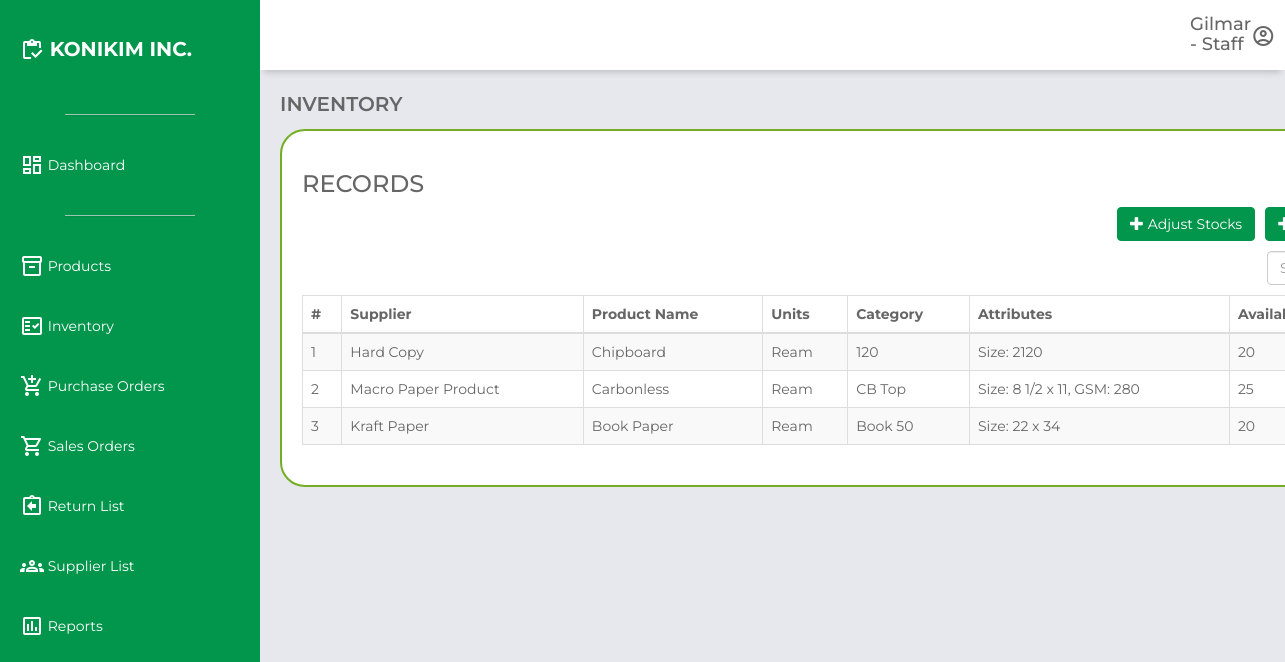
Page /inventory.php (signed in) on the committed database.
### tables this page shows
CREATE TABLE `inventory` (
  `id` int(11) NOT NULL,
  `product_id` int(11) NOT NULL,
  `supplier` varchar(255) NOT NULL,
  `productname` varchar(255) NOT NULL,
  `productunit` varchar(50) NOT NULL,
  `productattributes` varchar(255) NOT NULL,
  `productcategory` varchar(255) NOT NULL,
  `productprice` decimal(10,2) NOT NULL,
  `available_stocks` int(11) NOT NULL,
  `total` decimal(10,2) NOT NULL,
  `last_updated` datetime NOT NULL DEFAULT current_timestamp()
);

CREATE TABLE `product_list` (
  `id` int(11) NOT NULL,
  `productcode` varchar(250) NOT NULL,
  `supplierCode` int(11) NOT NULL,
  `productsupplier` varchar(250) NOT NULL,
  `productname` varchar(250) NOT NULL,
  `productcategory` varchar(250) NOT NULL,
  `productattributes` varchar(250) NOT NULL,
  `productunit` varchar(250) NOT NULL,
  `productprice` float NOT NULL,
  `datecreation` timestamp NOT NULL DEFAULT current_timestamp() ON UPDATE current_timestamp()
);

### inventory.php (the view, shortened to what this page needs)
<?php
if (isset($_SESSION['loggedin']) && $_SESSION['loggedin'] == true && isset($_SESSION['firstname']) && isset($_SESSION['user_type'])) {
    $userFirstName = $_SESSION['firstname'];
    $userType = $_SESSION['user_type'];
} else {
    $userFirstName = 'Unknown';
    $userType = 'Unknown';
}
?>
<!DOCTYPE html>
<html lang="en">
<head>
    <link rel="stylesheet" href="https://unpkg.com/boxicons@2.0.7/css/boxicons.min.css">
    <link href="https://maxcdn.bootstrapcdn.com/bootstrap/3.3.0/css/bootstrap.min.css" rel="stylesheet">
    <link href="https://cdn.datatables.net/1.10.25/css/dataTables.bootstrap.min.css" rel="stylesheet">
    <link rel="stylesheet" href="css\dashboard.css">
</head>
<body>
    <div class="grid-container">
        <header class="header">
            <div class="header-right" style="margin-left: 900px;">
                <h4><?php echo htmlspecialchars($userFirstName); ?> - <?php echo htmlspecialchars($userType); ?></h4>
            </div>
            <div class="header-right">
                <span class="material-icons-outlined" id="userIcon">account_circle</span>
            </div>
        </header>
        <aside id="sidebar">
            <div class="sidebar-title">
                <div class="sidebar-brand">
                    <span class="material-icons-outlined">inventory</span> KONIKIM INC.
                </div>
            </div>
            <ul class="sidebar-list">
                <hr class="sidebar-divider hr-sidebar-divider">
                <li class="sidebar-list-item">
                    <a href="dashboard.php" target="_self">
                        <span class="material-icons-outlined">dashboard</span> Dashboard
                    </a>
                </li>
                <hr class="sidebar-divider hr-sidebar-divider">
                <li class="sidebar-list-item">
                    <a href="products.php" target="_self">
                        <span class="material-icons-outlined">inventory_2</span> Products
                    </a>
                </li>
                <li class="sidebar-list-item">
                    <a href="inventory.php" target="_self">
                        <span class="material-icons-outlined">fact_check</span> Inventory
                    </a>
                </li>
                <li class="sidebar-list-item">
                    <a href="purchase_orders.php" target="_self">
                        <span class="material-icons-outlined">add_shopping_cart</span> Purchase Orders
                    </a>
                </li>
                <li class="sidebar-list-item">
                    <a href="sales_orders.php" target="_self">
                        <span class="material-icons-outlined">shopping_cart</span> Sales Orders
                    </a>
                </li>
                <li class="sidebar-list-item">
                    <a href="return_list.php" target="_self">
                        <span class="material-icons-outlined">assignment_return</span> Return List
                    </a>
                </li>
                <li class="sidebar-list-item">
                    <a href="supplier.php" target="_self">
                        <span class="material-icons-outlined">groups</span> Supplier List
                    </a>
                </li>
                <li class="sidebar-list-item">
                    <a href="reports.php" target="_self">
                        <span class="material-icons-outlined">poll</span> Reports
                    </a>
                </li>
            </ul>
        </aside>
        <main class="main-container">
            <div class="main-title">
                <p class="font-weight-bold">INVENTORY</p>
            </div>
            <div class="container" style="font-family: 'Montserrat', sans-serif !important;">
                <div class="row">
                    <div class="col-md-12">
                        <h3>RECORDS</h3>
                        <a href="inventory_history.php" target="_self" class="btn btn-warning pull-right" style="margin-bottom: 10px; margin-left:10px; position: relative; background-color: #02964C; border-color: #02964C;"><span class="glyphicon glyphicon-plus"></span> Inventory History </a>
                        <a href="inventory_stock_adjustment.php" target="_self" class="btn btn-warning pull-right" style="margin-bottom: 10px; position: relative; background-color: #02964C; border-color: #02964C;"><span class="glyphicon glyphicon-plus"></span> Adjust Stocks </a>
                    </div>
                </div>
                <div class="row">
                    <div class="col-md-2" style="margin-left: 965px; margin-bottom: 10px;">
                        <input type="text" id="tableSearch" class="form-control" placeholder="Search Table...">
                    </div>
                    <div class="col-md-12">
                        <div class="table-responsive">
                            <table class="table table-bordered table-striped">
                                <thead>
                                    <tr>
                                        <th>#</th>
                                        <th>Supplier</th>
                                        <th>Product Name</th>
                                        <th>Units</th>
                                        <th>Category</th>
                                        <th>Attributes</th>
                                        <th>Available Stocks</th>
                                    </tr>
                                </thead>
                                <tbody>
                                    <?php
                                    require_once 'db_config.php';
                                    $sql = "SELECT
                inventory.*,
                product_list.productcategory,
                product_list.productattributes
            FROM
                inventory
            JOIN
                product_list ON inventory.product_id = product_list.id";
                                    $result = mysqli_query($conn, $sql);
                                    if (!$result) {
                                        echo "Error: " . mysqli_error($conn);
                                    } else {
                                        $count = 1;
                                        while ($row = mysqli_fetch_assoc($result)) {
                                            echo "<tr>
                    <td>" . $count . "</td>
                    <td>" . htmlspecialchars($row['supplier']) . "</td>
                    <td>" . htmlspecialchars($row['productname']) . "</td>
                    <td>" . htmlspecialchars($row['productunit']) . "</td>
                    <td>" . htmlspecialchars($row['productcategory']) . "</td>
                    <td>" . htmlspecialchars($row['productattributes']) . "</td>
                    <td>" . htmlspecialchars($row['available_stocks']) . "</td>
                  </tr>";
                                            $count++;
                                        }
                                    }
                                    ?>
                                </tbody>
                            </table>
                        </div>
                    </div>
                </div>
            </div>
        </main>
    </div>
</body>
</html>

### css/dashboard.css (style rules this page uses)
body { margin: 0; padding: 0; box-sizing: border-box; background-color: #e6e8ed; color: #666666; font-family: "Montserrat", sans-serif !important; }
.material-icons-outlined { vertical-align: middle; line-height: 1px; }
.font-weight-bold { font-weight: 600; }
.grid-container { display: grid; grid-template-columns: 260px 1fr 1fr 1fr; grid-template-rows: 0.2fr 3fr; grid-template-areas: "sidebar header header header" "sidebar main main main"; height: 100vh; }
.header { grid-area: header; height: 70px; background-color: #ffffff; display: flex; align-items: center; justify-content: space-between; padding: 0 30px 0 30px; box-shadow: 0 6px 7px -4px rgba(0, 0, 0, 0.2); }
#sidebar { grid-area: sidebar; height: 100%; background-color: #02964C; color: #ffffff; overflow-y: auto; transition: all 0.5s; -webkit-transition: all 0.5s; }
.hr-sidebar-divider { border-top: 1px solid #ddd; margin: 20px auto; width: 50%; opacity: 0.7; box-shadow: 0 1px 1px rgba(0, 0, 0, 0.1); }
.sidebar-title { display: flex; justify-content: space-between; align-items: center; padding: 20px 20px 20px 20px; margin-bottom: 30px; }
.sidebar-brand { margin-top: 15px; font-size: 20px; font-weight: 700; }
.sidebar-list { padding: 0; margin-top: 15px; list-style-type: none; }
.sidebar-list-item { padding: 20px 20px 20px 20px; }
.sidebar-list-item > a { text-decoration: none; color: #ffffff; }
.main-container { grid-area: main; overflow-y: auto; padding: 20px 20px; }
.container { background-color: #fff; border-radius: 25px; border: 2px solid #73AD21; padding: 20px; }
.main-title { display: flex; justify-content: space-between; }
.main-title > p { font-size: 20px; }

### rows in the picture
inventory: supplier "Hard Copy", productname "Chipboard", productunit "Ream", product.productcategory "120", product.productattributes "Size: 2120", available_stocks "20"
inventory: supplier "Macro Paper Product", productname "Carbonless", productunit "Ream", product.productcategory "CB Top", product.productattributes "Size: 8 1/2 x 11, GSM: 280", available_stocks "25"
inventory: supplier "Kraft Paper", productname "Book Paper", productunit "Ream", product.productcategory "Book 50", product.productattributes "Size: 22 x 34", available_stocks "20"

### other values in the picture
$userFirstName "Gilmar"
$userType "Staff"
